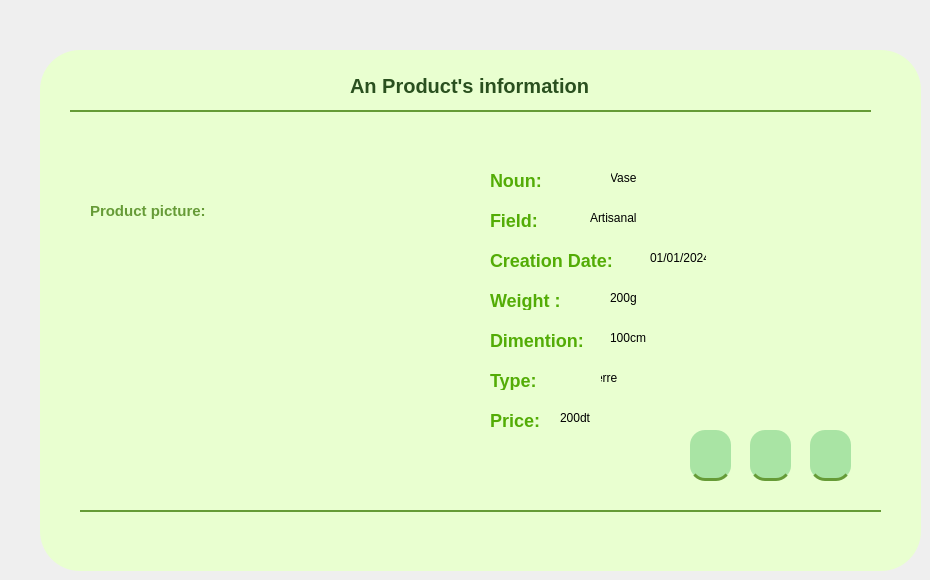
        <widget class="QWidget" name="page_25">
         <widget class="QWidget" name="widget_23" native="true">
          <property name="geometry">
           <rect>
            <x>40</x>
            <y>50</y>
            <width>881</width>
            <height>521</height>
           </rect>
          </property>
          <property name="styleSheet">
           <string notr="true">QWidget
{background-color:#E9FFD0;
border-radius: 40px;}</string>
          </property>
          <widget class="Line" name="line_51">
           <property name="geometry">
            <rect>
             <x>30</x>
             <y>60</y>
             <width>801</width>
             <height>2</height>
            </rect>
           </property>
           <property name="styleSheet">
            <string notr="true">background-color:#669B37;
border-width: 1px;
border: 2px solid #669B37;
</string>
           </property>
           <property name="orientation">
            <enum>Qt::Horizontal</enum>
           </property>
          </widget>
          <widget class="Line" name="line_52">
           <property name="geometry">
            <rect>
             <x>40</x>
             <y>460</y>
             <width>801</width>
             <height>2</height>
            </rect>
           </property>
           <property name="styleSheet">
            <string notr="true">background-color:#669B37;
border-width: 1px;
border: 2px solid #669B37;
</string>
           </property>
           <property name="orientation">
            <enum>Qt::Horizontal</enum>
           </property>
          </widget>
          <widget class="QPushButton" name="supprimer_25">
           <property name="geometry">
            <rect>
             <x>770</x>
             <y>380</y>
             <width>41</width>
             <height>51</height>
            </rect>
           </property>
           <property name="styleSheet">
            <string notr="true">QPushButton{/* Rectangle 9 */

position: absolute;
width: 1200px;
height: 649px;

background: #A9E4A4;
border: none;

/* Events */

position: absolute;
width: 63px;
height: 32px;

font-family: 'Athiti';
font-style: normal;
font-weight: 700;
font-size: 20px;
line-height: 32px;
/* identical to box height */
text-align: center;

color: #2A501F;
border-radius:15px;
border-bottom:3px solid #669B37;
}

QPushButton:hover{
position: absolute;
width: 185px;
height: 56px;

background: #8BD086;
box-shadow: 0px 4px 4px rgba(0, 0, 0, 0.25);
}</string>
           </property>
           <property name="text">
            <string/>
           </property>
           <property name="icon">
            <iconset resource="resources.qrc">
             <normaloff>:/images/images/delete.png</normaloff>:/images/images/delete.png</iconset>
           </property>
           <property name="iconSize">
            <size>
             <width>30</width>
             <height>30</height>
            </size>
           </property>
          </widget>
          <widget class="QPushButton" name="supprimer_26">
           <property name="geometry">
            <rect>
             <x>710</x>
             <y>380</y>
             <width>41</width>
             <height>51</height>
            </rect>
           </property>
           <property name="styleSheet">
            <string notr="true">QPushButton{/* Rectangle 9 */

position: absolute;
width: 1200px;
height: 649px;

background: #A9E4A4;
border: none;

/* Events */

position: absolute;
width: 63px;
height: 32px;

font-family: 'Athiti';
font-style: normal;
font-weight: 700;
font-size: 20px;
line-height: 32px;
/* identical to box height */
text-align: center;

color: #2A501F;
border-radius:15px;
border-bottom:3px solid #669B37;
}

QPushButton:hover{
position: absolute;
width: 185px;
height: 56px;

background: #8BD086;
box-shadow: 0px 4px 4px rgba(0, 0, 0, 0.25);
}</string>
           </property>
           <property name="text">
            <string/>
           </property>
           <property name="icon">
            <iconset resource="resources.qrc">
             <normaloff>:/images/images/pdf.png</normaloff>:/images/images/pdf.png</iconset>
           </property>
           <property name="iconSize">
            <size>
             <width>30</width>
             <height>30</height>
            </size>
           </property>
          </widget>
          <widget class="QPushButton" name="updateEmployee_3">
           <property name="geometry">
            <rect>
             <x>650</x>
             <y>380</y>
             <width>41</width>
             <height>51</height>
            </rect>
           </property>
           <property name="styleSheet">
            <string notr="true">QPushButton{/* Rectangle 9 */

position: absolute;
width: 1200px;
height: 649px;

background: #A9E4A4;
border: none;

/* Events */

position: absolute;
width: 63px;
height: 32px;

font-family: 'Athiti';
font-style: normal;
font-weight: 700;
font-size: 20px;
line-height: 32px;
/* identical to box height */
text-align: center;

color: #2A501F;
border-radius:15px;
border-bottom:3px solid #669B37;
}

QPushButton:hover{
position: absolute;
width: 185px;
height: 56px;

background: #8BD086;
box-shadow: 0px 4px 4px rgba(0, 0, 0, 0.25);
}</string>
           </property>
           <property name="text">
            <string/>
           </property>
           <property name="icon">
            <iconset resource="resources.qrc">
             <normaloff>:/images/images/modifier.png</normaloff>:/images/images/modifier.png</iconset>
           </property>
           <property name="iconSize">
            <size>
             <width>30</width>
             <height>30</height>
            </size>
           </property>
          </widget>
          <widget class="QLabel" name="label_231">
           <property name="geometry">
            <rect>
             <x>310</x>
             <y>20</y>
             <width>261</width>
             <height>31</height>
            </rect>
           </property>
           <property name="styleSheet">
            <string notr="true">color: #2A501F;
font-family: 'Athiti';
font-style: normal;
font-weight: 700;
font-size: 20px;
background-color: none;</string>
           </property>
           <property name="text">
            <string>An Product's information</string>
           </property>
          </widget>
          <widget class="QLabel" name="label_232">
           <property name="geometry">
            <rect>
             <x>50</x>
             <y>150</y>
             <width>121</width>
             <height>21</height>
            </rect>
           </property>
           <property name="styleSheet">
            <string notr="true">color: rgb(102, 155, 55);
font-family: 'Athiti';
font-style: normal;
font-weight: 700;
font-size: 15px;
background-color: none;</string>
           </property>
           <property name="text">
            <string>Product picture:</string>
           </property>
          </widget>
          <widget class="QLabel" name="label_1158">
           <property name="geometry">
            <rect>
             <x>550</x>
             <y>320</y>
             <width>56</width>
             <height>16</height>
            </rect>
           </property>
           <property name="text">
            <string>verre</string>
           </property>
          </widget>
          <widget class="QLabel" name="label_198">
           <property name="geometry">
            <rect>
             <x>450</x>
             <y>280</y>
             <width>111</width>
             <height>20</height>
            </rect>
           </property>
           <property name="styleSheet">
            <string notr="true">QLabel
{
color :#53AC06;
font-family: 'Athiti';
font-style: normal;
font-weight: 700;
font-size: 18px;
}</string>
           </property>
           <property name="text">
            <string>Dimention:</string>
           </property>
          </widget>
          <widget class="QLabel" name="label_200">
           <property name="geometry">
            <rect>
             <x>450</x>
             <y>320</y>
             <width>111</width>
             <height>20</height>
            </rect>
           </property>
           <property name="styleSheet">
            <string notr="true">QLabel
{
color :#53AC06;
font-family: 'Athiti';
font-style: normal;
font-weight: 700;
font-size: 18px;
}</string>
           </property>
           <property name="text">
            <string>Type:</string>
           </property>
          </widget>
          <widget class="QLabel" name="label">
           <property name="geometry">
            <rect>
             <x>570</x>
             <y>120</y>
             <width>61</width>
             <height>16</height>
            </rect>
           </property>
           <property name="text">
            <string>Vase</string>
           </property>
          </widget>
          <widget class="QLabel" name="label_196">
           <property name="geometry">
            <rect>
             <x>450</x>
             <y>160</y>
             <width>201</width>
             <height>20</height>
            </rect>
           </property>
           <property name="styleSheet">
            <string notr="true">QLabel
{
color :#53AC06;
font-family: 'Athiti';
font-style: normal;
font-weight: 700;
font-size: 18px;
}</string>
           </property>
           <property name="text">
            <string>Field:</string>
           </property>
          </widget>
          <widget class="QLabel" name="label_199">
           <property name="geometry">
            <rect>
             <x>450</x>
             <y>120</y>
             <width>121</width>
             <height>20</height>
            </rect>
           </property>
           <property name="styleSheet">
            <string notr="true">QLabel
{
color :#53AC06;
font-family: 'Athiti';
font-style: normal;
font-weight: 700;
font-size: 18px;
}</string>
           </property>
           <property name="text">
            <string>Noun:</string>
           </property>
          </widget>
          <widget class="QLabel" name="label_2">
           <property name="geometry">
            <rect>
             <x>550</x>
             <y>160</y>
             <width>56</width>
             <height>16</height>
            </rect>
           </property>
           <property name="text">
            <string>Artisanal</string>
           </property>
          </widget>
          <widget class="QLabel" name="label_1155">
           <property name="geometry">
            <rect>
             <x>610</x>
             <y>200</y>
             <width>56</width>
             <height>16</height>
            </rect>
           </property>
           <property name="text">
            <string>01/01/2024</string>
           </property>
          </widget>
          <widget class="QLabel" name="label_193">
           <property name="geometry">
            <rect>
             <x>450</x>
             <y>240</y>
             <width>111</width>
             <height>20</height>
            </rect>
           </property>
           <property name="styleSheet">
            <string notr="true">QLabel
{
color :#53AC06;
font-family: 'Athiti';
font-style: normal;
font-weight: 700;
font-size: 18px;
}</string>
           </property>
           <property name="text">
            <string>Weight :</string>
           </property>
          </widget>
          <widget class="QLabel" name="label_197">
           <property name="geometry">
            <rect>
             <x>450</x>
             <y>200</y>
             <width>131</width>
             <height>20</height>
            </rect>
           </property>
           <property name="styleSheet">
            <string notr="true">QLabel
{
color :#53AC06;
font-family: 'Athiti';
font-style: normal;
font-weight: 700;
font-size: 18px;
}</string>
           </property>
           <property name="text">
            <string>Creation Date:</string>
           </property>
          </widget>
          <widget class="QLabel" name="label_201">
           <property name="geometry">
            <rect>
             <x>450</x>
             <y>360</y>
             <width>111</width>
             <height>20</height>
            </rect>
           </property>
           <property name="styleSheet">
            <string notr="true">QLabel
{
color :#53AC06;
font-family: 'Athiti';
font-style: normal;
font-weight: 700;
font-size: 18px;
}</string>
           </property>
           <property name="text">
            <string>Price:</string>
           </property>
          </widget>
          <widget class="QLabel" name="label_1156">
           <property name="geometry">
            <rect>
             <x>570</x>
             <y>240</y>
             <width>56</width>
             <height>16</height>
            </rect>
           </property>
           <property name="text">
            <string>200g</string>
           </property>
          </widget>
          <widget class="QLabel" name="label_1159">
           <property name="geometry">
            <rect>
             <x>520</x>
             <y>360</y>
             <width>56</width>
             <height>16</height>
            </rect>
           </property>
           <property name="text">
            <string>200dt</string>
           </property>
          </widget>
          <widget class="QLabel" name="label_1157">
           <property name="geometry">
            <rect>
             <x>570</x>
             <y>280</y>
             <width>56</width>
             <height>16</height>
            </rect>
           </property>
           <property name="text">
            <string>100cm</string>
           </property>
          </widget>
          <widget class="QLabel" name="label_191">
           <property name="geometry">
            <rect>
             <x>160</x>
             <y>190</y>
             <width>211</width>
             <height>251</height>
            </rect>
           </property>
           <property name="styleSheet">
            <string notr="true">color: rgb(102, 155, 55);
font-family: 'Athiti';
font-style: normal;
font-weight: 700;
font-size: 15px;
background-color: none;</string>
           </property>
           <property name="text">
            <string/>
           </property>
           <property name="pixmap">
            <pixmap resource="resources.qrc">:/images/images/vase.jpg</pixmap>
           </property>
           <property name="scaledContents">
            <bool>true</bool>
           </property>
          </widget>
         </widget>
        </widget>
